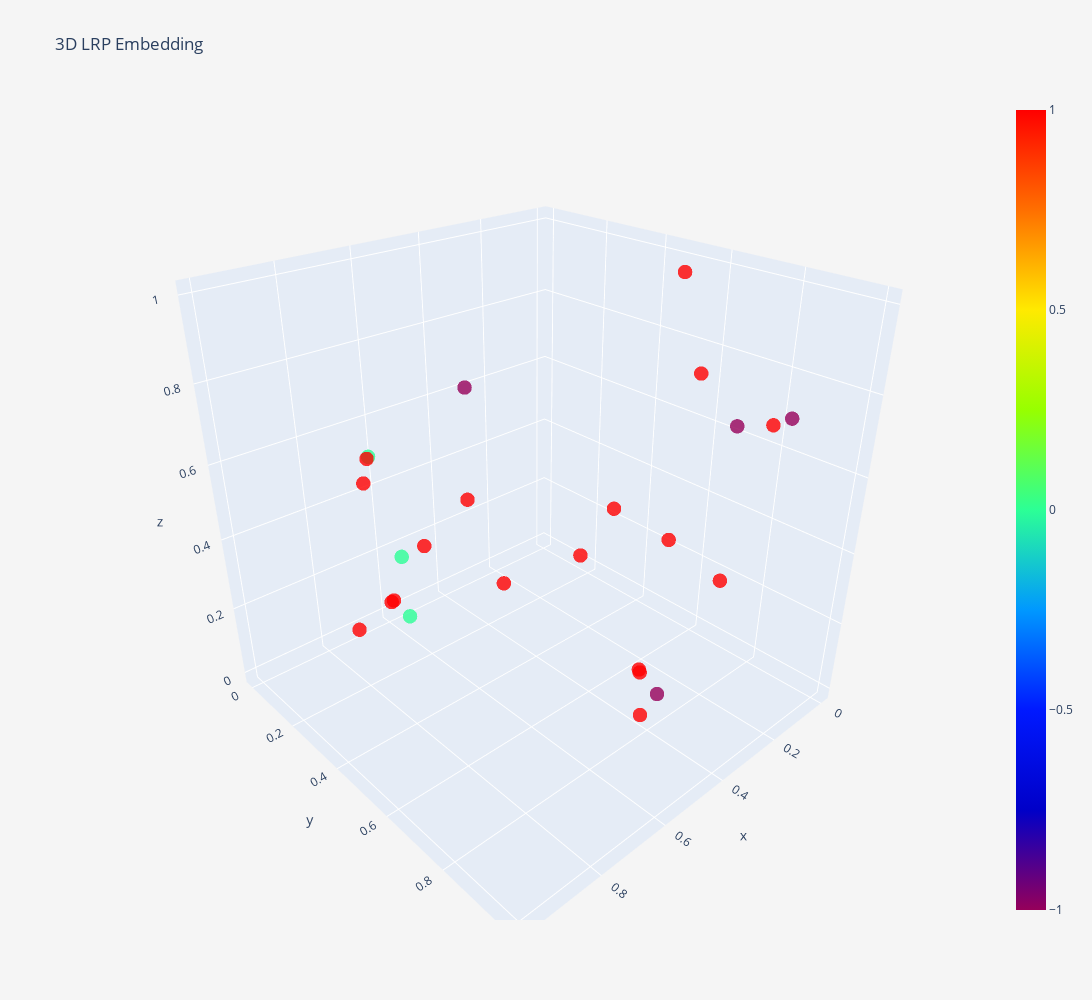

Notebook code for this chart:
### Code cell
plot_3d_lrp(pipeline.training_lrp, colors=pipeline.clusterer.labels_, labels=correct_HR["ASD_DX_group"])

### Figure 1 — Plotly figure (JSON) as saved in the notebook; plotly's stock layout.template omitted (floating-point values rounded to 4 significant figures)
{"data": [{"marker": {"color": [1, 1, 1, 0, -1, 1, 0, 1, 1, 1, -1, 1, 1, 1, 1, 1, 1, 0, 1, 1, -1, 1, 1, -1, 1], "colorscale": [[0, "rgb(150,0,90)"], [0.125, "rgb(0,0,200)"], [0.25, "rgb(0,25,255)"], [0.375, "rgb(0,152,255)"], [0.5, "rgb(44,255,150)"], [0.625, "rgb(151,255,0)"], [0.75, "rgb(255,234,0)"], [0.875, "rgb(255,111,0)"], [1, "rgb(255,0,0)"]], "opacity": 0.8, "showscale": true, "size": 5}, "mode": "markers", "name": "Training", "text": ["ASD", "ASD", "ASD", "ASD", "ASD", "ASD", "ASD", "ASD", "ASD", "ASD", "ASD", "ASD", "ASD", "ASD", "ASD", "ASD", "ASD", "ASD", "ASD", "ASD", "ASD", "ASD", "ASD", "ASD", "ASD"], "type": "scatter3d", "x": [0.7337, 0.1061, 0.04982, 0.8809, 0.7583, 0.1304, 1, 0.1502, 0.7394, 0.3648, 0.1509, 0.4913, 0.5903, 0.4, 0.4883, 0, 0.7353, 0.9257, 0.02861, 0.3588, 0.4488, 0.6274, 0.2762, 0.5617, 0.107], "y": [0.146, 0.5762, 0.3409, 0.4139, 0.5836, 0.7769, 0.6875, 0.3122, 0.06718, 0.0792, 0.9293, 0.8496, 0.003721, 0.7613, 0.03426, 0.5654, 0.2404, 0.5898, 0.8073, 0.2211, 1, 0, 0.6613, 0.9502, 0.5885], "z": [0.5165, 1, 0.2707, 0.7319, 0.8999, 0.2748, 0.6667, 0.1458, 0.0459, 0.3106, 0.7664, 0.1013, 0.03482, 0.1329, 0.1912, 0.725, 0.2256, 0.4491, 0.6739, 0.1002, 0.8624, 0.4946, 0, 0.2631, 0.3003]}], "layout": {"autosize": false, "height": 1000, "paper_bgcolor": "#F5F5F5", "scene": {"aspectmode": "auto", "aspectratio": {"x": 1, "y": 1, "z": 1}, "camera": {"center": {"x": 0, "y": 0, "z": 0}, "eye": {"x": 1.281, "y": 1.395, "z": 1.049}, "projection": {"type": "perspective"}, "up": {"x": 0, "y": 0, "z": 1}}}, "title": {"text": "3D LRP Embedding"}, "width": 1200}}
